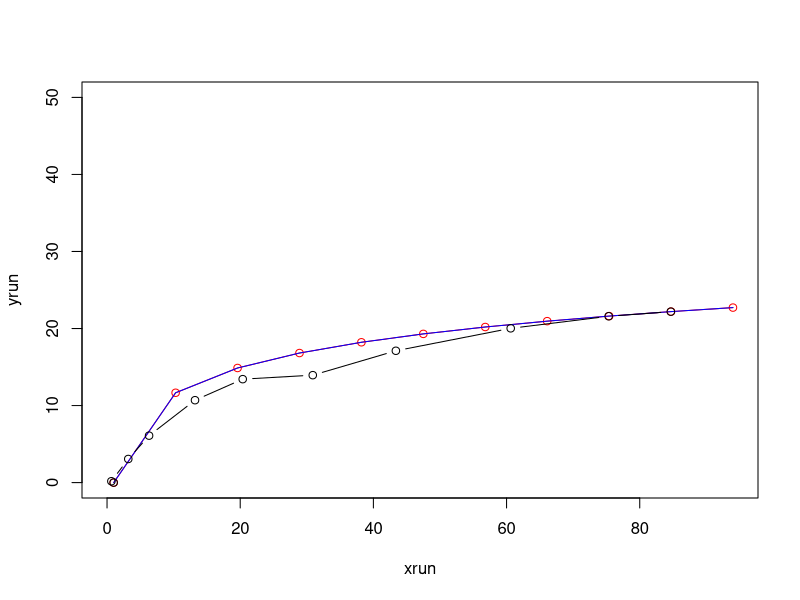

R code for this plot:
rm(list = ls(all = TRUE))

# creating the runner's trajectory
t = 1
T = 10
tvec = seq(from = 0, to = T, by = t)
xrun = seq(from = 1, to = 94, by = 0.001)
yrun = 5*log(xrun) 
xrun = xrun[seq(from = 1, to = length(xrun), length.out = T+t)]
yrun = yrun[seq(from = 1, to = length(yrun), length.out = T+t)]
xaxis = c(0,94)
yaxis = c(0,50)
plot(xrun, yrun, xaxis, yaxis, type = "o", col = "red")
lines(xrun, yrun, type = "l", col = "blue")
runner = list(tvec, xrun, yrun)

# setting the parameters for the pursuit model
speed <- function(t)
{
  sval = 1 + 2*t
  return(sval)
}

f1 <- function(x, y, xr, yr, t)
{
  numerator = speed(t) * (xr - x)
  denominator = sqrt((xr - x)^2 + (yr - y)^2)
  return(numerator/denominator)
}

f2 <- function(x, y, xr, yr, t)
{
  numerator = speed(t) * (yr - y)
  denominator = sqrt((xr - x)^2 + (yr - y)^2)
  return(numerator/denominator)
}

g1 <- function(x, y, t)
{
  nu1 = rnorm(n = 1, mean = 0.5, sd = 1)
  return(nu1)
}

g2 <- function(x, y, t)
{
  nu2 = rnorm(n = 1, mean = 0.5, sd = 1)
  return(nu2)
}

# simulating the pursuit model
h = 0.0001


nsteps = ceiling(T/h)   # 250000
nsaves = ceiling(T/t)   # 25
hilt = ceiling(t/h)		# 1000
stopifnot((nsteps == (nsaves*hilt)))

h12 = sqrt(h)

# xchase = matrix(0, nrow = ntrials, ncol = (nsaves + 1))
# xchase[,1] = rnorm(n = ntrials, mean = xrun[1], sd = sqrt(h)) 
# ychase = matrix(0, nrow = ntrials, ncol = (nsaves + 1))
# ychase[,1] = rnorm(n = ntrials, mean = yrun[1], sd = sqrt(h)) 

xchase <- vector(length = nsaves + 1)
ychase <- vector(length = nsaves + 1)
xchase[1] = rnorm(n = 1, mean = xrun[1], sd = sqrt(h)) 
ychase[1] = rnorm(n = 1, mean = yrun[1], sd = sqrt(h))

for (i in c(1:nsaves))
{
    # print loop counter
    print(i)
    flush.console()

    xc = xchase[i]
    yc = ychase[i]
    t = tvec[i]
    xr = xrun[i]
    yr = yrun[i]
    
    for (j in c(1:hilt))
    {
        xc = xc + (f1(xc, yc, xr, yr, t))*(h) + (h12)*(g1(xc, yc, t))*(rnorm(n = 1))      
        yc = yc + (f2(xc, yc, xr, yr, t))*(h) + (h12)*(g2(xc, yc, t))*(rnorm(n = 1))
    }

    xchase[i+1] = xc
    ychase[i+1] = yc
}

lines(xchase, ychase, type = "b", col = "black")
chaser = list(tvec, xchase, ychase)
save(runner, chaser, file = 'fakedata.RData')